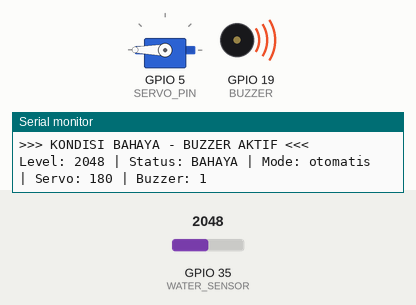
Bench run of a sketch on a simulated ESP32. Parts: servo, buzzer (waves = sounding, pin HIGH), the last lines printed to the serial monitor. Inputs (shaded band) come from the test bench; at power-on: GPIO 35 (WATER_SENSOR) = 2048. WiFi joins after 1.5 s; servers stay silent unless stated; no MQTT or app messages arrive unless stated.

Above: at 2.7 s.
2.8 s: GPIO 35 (WATER_SENSOR) set to 1568
5.8 s: GPIO 35 (WATER_SENSOR) set to 1464
At 6.4 s:
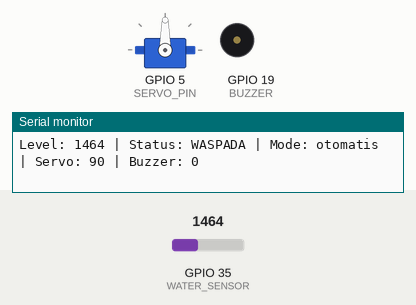
8.1 s: GPIO 35 (WATER_SENSOR) set to 870
9.6 s: GPIO 35 (WATER_SENSOR) set to 742
At 10.9 s:
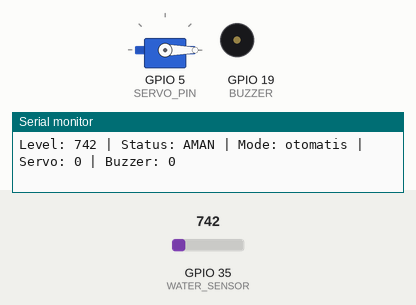
Timing chart, 0 to 12.6 s (numbered marks = the images above; inputs shaded):
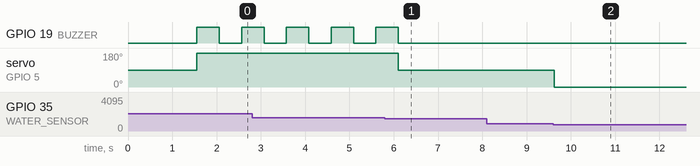

Measured:
- the behaviour switches between 1501 and 1500 on GPIO 35 (WATER_SENSOR) (found by bisection; images 0 and 1)
- the behaviour switches between 801 and 800 on GPIO 35 (WATER_SENSOR) (found by bisection; images 1 and 2)
- after the input at 5.8 s, GPIO 19 (BUZZER): goes on until 6.1 s, then stays LOW; servo on GPIO 5 (SERVO_PIN): 180° → 90° after 0.31 s
- after the input at 9.6 s, servo on GPIO 5 (SERVO_PIN): 90° → 0° at once
- by itself, GPIO 19 (BUZZER): alternates HIGH for 0.51 s and LOW for 0.50 s

The sketch:

sketch.ino
```cpp
#include <WiFi.h>
#include <PubSubClient.h>
#include <ESP32Servo.h>

// ================= WIFI =================
const char* ssid = "Sobirinn";
const char* password = "barokah354";

// ================= MQTT =================
const char* mqtt_server = "broker.emqx.io";

WiFiClient espClient;
PubSubClient client(espClient);

// ================= PIN =================
#define WATER_SENSOR 35
#define BUZZER 19
#define SERVO_PIN 5

Servo myServo;

// ================= VARIABLE =================
String mode = "otomatis";
int servoPos = 0;
bool buzzerManual = false;

unsigned long lastBlink = 0;
bool buzzerState = false;

unsigned long lastSend = 0;

// ================= WIFI =================
void setup_wifi() {
  Serial.println("Menghubungkan WiFi...");
  WiFi.begin(ssid, password);

  while (WiFi.status() != WL_CONNECTED) {
    delay(500);
    Serial.print(".");
  }

  Serial.println("\nWiFi Connected!");
}

// ================= MQTT CALLBACK =================
void callback(char* topic, byte* payload, unsigned int length) {
  String msg = "";

  for (int i = 0; i < length; i++) {
    msg += (char)payload[i];
  }

  String t = String(topic);

  Serial.print("MQTT Masuk [");
  Serial.print(t);
  Serial.print("] = ");
  Serial.println(msg);

  if (t == "ando/iot/mode") {
    mode = msg;
  }

  else if (t == "ando/iot/servo" && mode == "manual") {
    servoPos = constrain(msg.toInt(), 0, 180);
    myServo.write(servoPos);
  }

  else if (t == "ando/iot/buzzer" && mode == "manual") {
    buzzerManual = msg.toInt();
    digitalWrite(BUZZER, buzzerManual);
  }
}

// ================= MQTT RECONNECT =================
void reconnect() {
  while (!client.connected()) {
    Serial.println("Menghubungkan MQTT...");

    if (client.connect("esp32_bendungan_ando")) {
      Serial.println("MQTT Connected!");

      client.subscribe("ando/iot/mode");
      client.subscribe("ando/iot/servo");
      client.subscribe("ando/iot/buzzer");

    } else {
      Serial.println("Gagal MQTT, retry...");
      delay(2000);
    }
  }
}

// ================= SETUP =================
void setup() {
  Serial.begin(115200);

  pinMode(BUZZER, OUTPUT);
  digitalWrite(BUZZER, LOW);

  myServo.attach(SERVO_PIN);

  setup_wifi();

  client.setServer(mqtt_server, 1883);
  client.setCallback(callback);
}

// ================= LOOP =================
void loop() {

  if (!client.connected()) reconnect();
  client.loop();

  int level = analogRead(WATER_SENSOR);

  // ===== STATUS =====
  String statusLevel;
  if (level <= 800) statusLevel = "AMAN";
  else if (level <= 1500) statusLevel = "WASPADA";
  else statusLevel = "BAHAYA";

  // ================= MODE OTOMATIS =================
  if (mode == "otomatis") {

    if (level <= 800) servoPos = 0;
    else if (level <= 1500) servoPos = 90;
    else servoPos = 180;

    myServo.write(servoPos);

    // ===== BUZZER =====
    if (level > 1500) {
      Serial.println(">>> KONDISI BAHAYA - BUZZER AKTIF <<<");

      if (millis() - lastBlink > 500) {
        lastBlink = millis();
        buzzerState = !buzzerState;
        digitalWrite(BUZZER, buzzerState);
      }
    } else {
      digitalWrite(BUZZER, LOW);
    }

  } else {
    digitalWrite(BUZZER, buzzerManual);
  }

  // ================= SERIAL MONITOR =================
  Serial.print("Level: ");
  Serial.print(level);
  Serial.print(" | Status: ");
  Serial.print(statusLevel);
  Serial.print(" | Mode: ");
  Serial.print(mode);
  Serial.print(" | Servo: ");
  Serial.print(servoPos);
  Serial.print(" | Buzzer: ");
  Serial.println(digitalRead(BUZZER));

  // ================= MQTT =================
  if (millis() - lastSend > 1000) {
    lastSend = millis();

    client.publish("ando/iot/level", String(level).c_str());
    client.publish("ando/iot/status", statusLevel.c_str());
    client.publish("ando/iot/servo", String(servoPos).c_str());
    client.publish("ando/iot/buzzer_status", digitalRead(BUZZER) ? "ON" : "OFF");
    client.publish("ando/iot/mode_status", mode.c_str());
  }

  delay(500);
}
```
